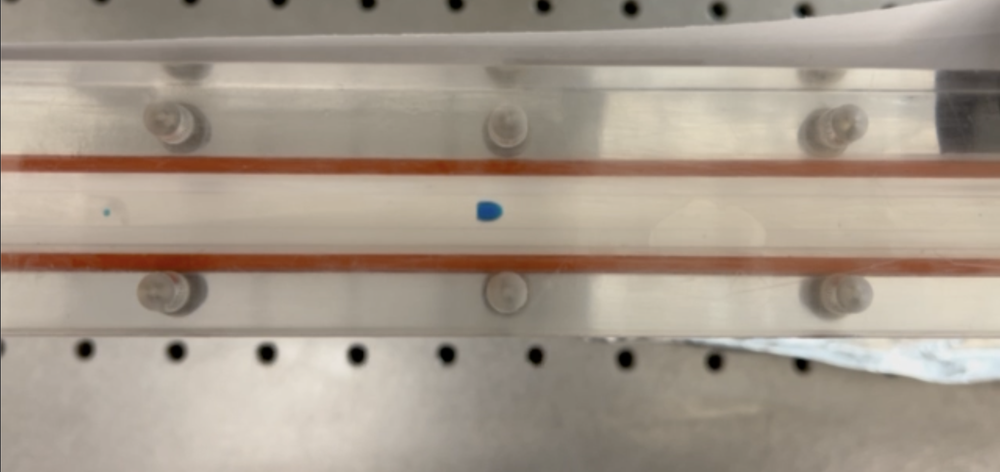
#> input picture frame_processing_dev/test_image.png, 1000 x 472 px, shrunk from 3024 x 1426 before the run, found by its file name
$ python centroid_test.py
#> lines starting #> are read from the running program, lines starting #| are printed output that depends on the picture; after the words box and inside, x2 and y2 are one past the last pixel; in counts of white or black regions, pixels touching at a corner belong together
# Import required packages:
import cv2
import numpy as np

# Load the image and convert it to grayscale:
image = cv2.imread("test_image.png")
#> image is the input picture: shape (472, 1000, 3); mean B, G, R 139.7, 153.3, 165.6
gray_image = cv2.cvtColor(image, cv2.COLOR_BGR2GRAY)
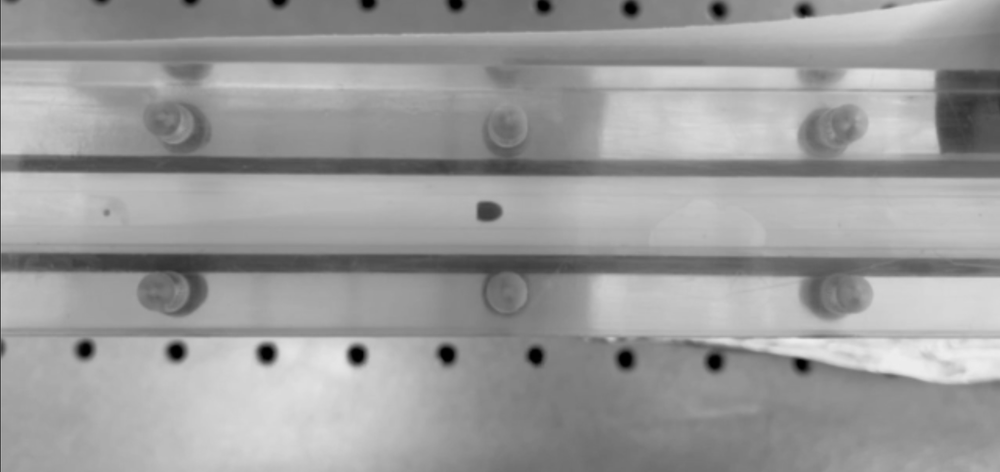
#> gray_image: shape (472, 1000); min 0, max 237, mean 155.4

# Apply cv2.threshold() to get a binary image
ret, thresh = cv2.threshold(gray_image, 50, 255, cv2.THRESH_BINARY)
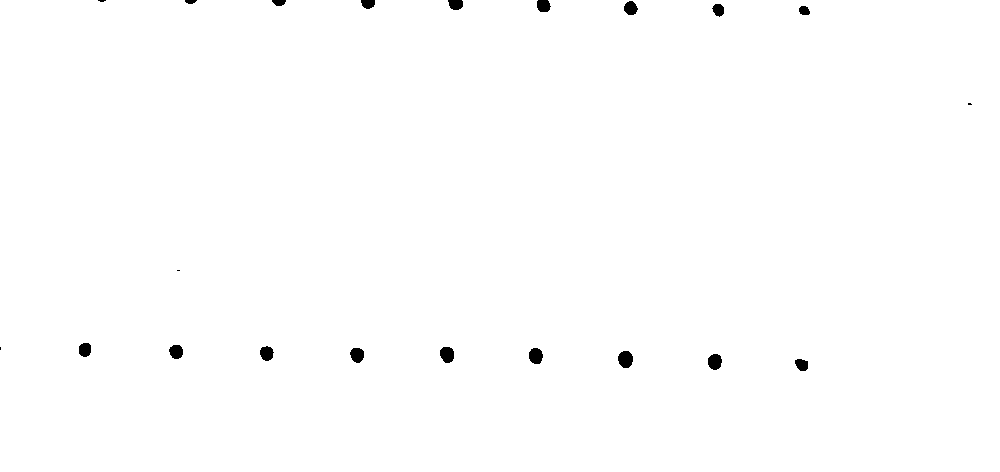
#> thresh: shape (472, 1000); 99.5% white; 21 black regions (4 under 20 px)

cv2.imshow("thresh", thresh)

# # Using hsv mask
# hsv = cv2.cvtColor(image, cv2.COLOR_BGR2HSV)
# # lower and upper H, S, V bounds for blue droplet (these values were the ones that worked best for the video I was playing around with)
# lower_bound = np.array([0, 0, 0])
# upper_bound = np.array([73, 255, 255])

# # find the colors within the boundaries
# thresh = cv2.inRange(hsv, lower_bound, upper_bound)

# Find contours:
contours, hierarchy = cv2.findContours(thresh, cv2.RETR_EXTERNAL, cv2.CHAIN_APPROX_NONE)
#> contours = 1 contour; box (x1, y1, x2, y2) and area: (0, 0, 1000, 472) 470018

# Draw contours:
cv2.drawContours(image, contours, 0, (0, 255, 0), 2)
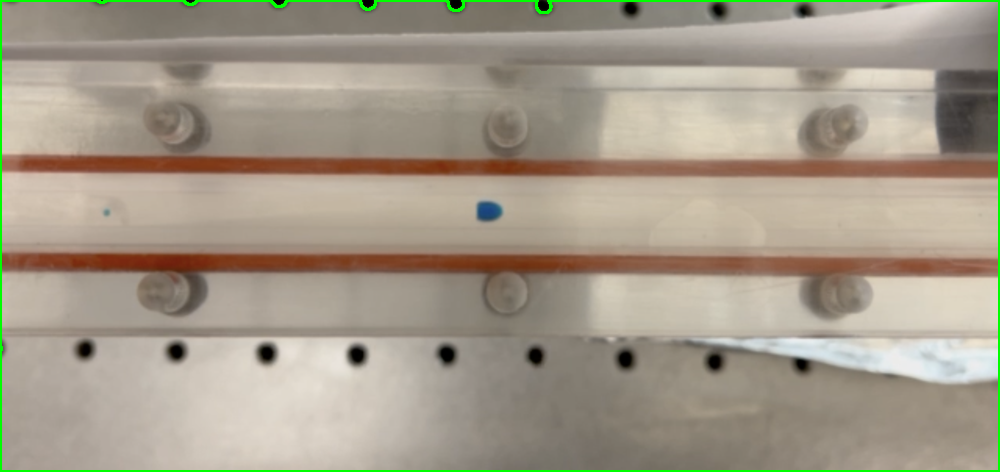
#> image: shape (472, 1000, 3); 1.31% of pixels changed, all inside (x1, y1, x2, y2) = (0, 0, 1000, 472)

# Calculate image moments of the detected contour
M = cv2.moments(contours[0])
#> M = moments, m00 470017.5, centre m10/m00, m01/m00 = (499.6, 235.7)

# Print center (debugging):
print("center X : '{}'".format(round(M['m10'] / M['m00'])))
#| center X : '500'
print("center Y : '{}'".format(round(M['m01'] / M['m00'])))
#| center Y : '236'

# Draw a circle based centered at centroid coordinates
cv2.circle(image, (round(M['m10'] / M['m00']), round(M['m01'] / M['m00'])), 5, (0, 255, 0), -1)
#> image: shape (472, 1000, 3); 0.02% of pixels changed, all inside (x1, y1, x2, y2) = (495, 231, 506, 242)

# Show image:
cv2.imshow("outline contour & centroid", image)

# Wait until a key is pressed:
cv2.waitKey(0)

# Destroy all created windows:
cv2.destroyAllWindows()

$ run again, with frame_processing_dev/frame_1.0.png copied over frame_processing_dev/test_image.png
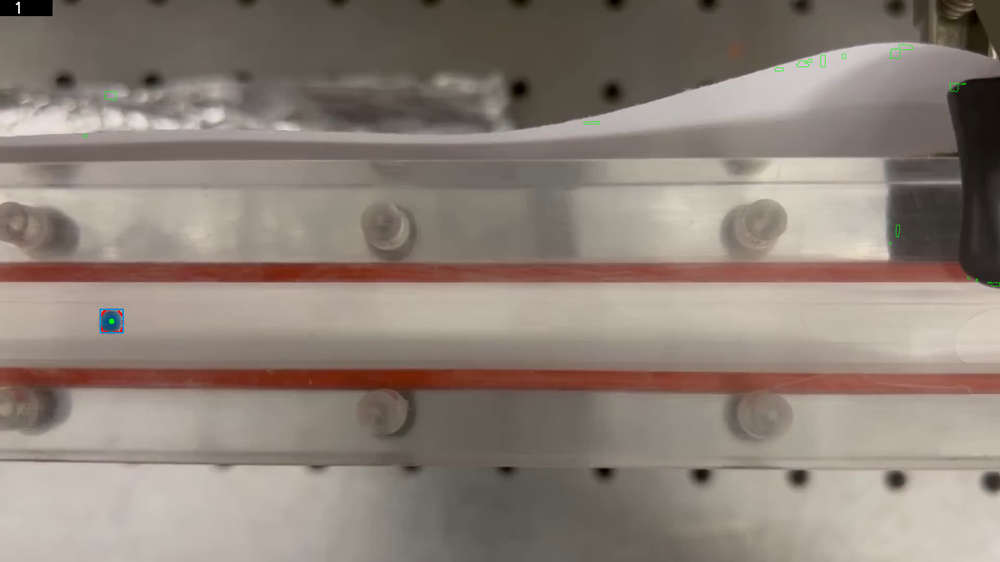
#> input picture frame_processing_dev/frame_1.0.png, 1000 x 562 px, shrunk from 1920 x 1080 before the run, found by its file name
#> image is the input picture: shape (562, 1000, 3); mean B, G, R 120.2, 129.3, 141.2
#> `gray_image = cv2.cvtColor(image, cv2.COLOR_BGR2GRAY)`:
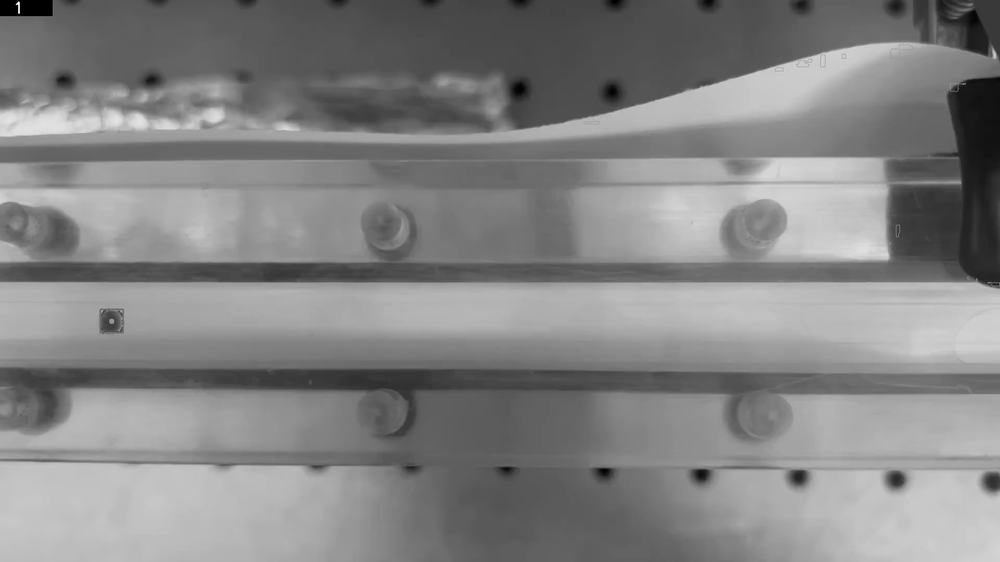
#> gray_image: shape (562, 1000); min 0, max 255, mean 131.8
#> `ret, thresh = cv2.threshold(gray_image, 50, 255, cv2.THRESH_BINARY)`:
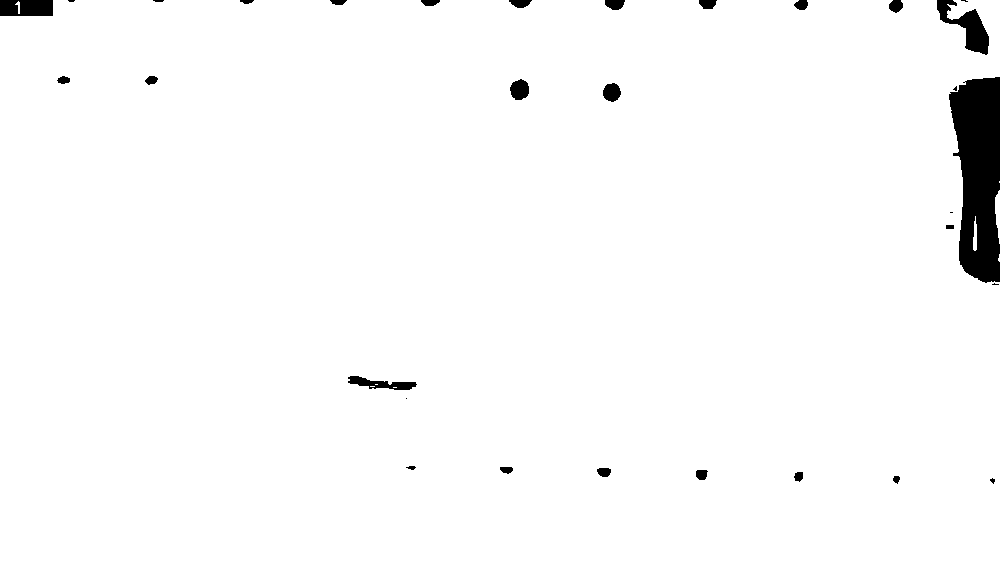
#> thresh: shape (562, 1000); 97.8% white; 31 black regions (8 under 20 px)
#> contours = 6 contours, 3 with area under 20; largest, box (x1, y1, x2, y2) and area: (0, 0, 1000, 562) 549140, (995, 190, 1000, 244) 128, (973, 216, 977, 251) 68
#> M = moments, m00 3, centre m10/m00, m01/m00 = (998.6, 259)
#| center X : '999'
#| center Y : '259'
